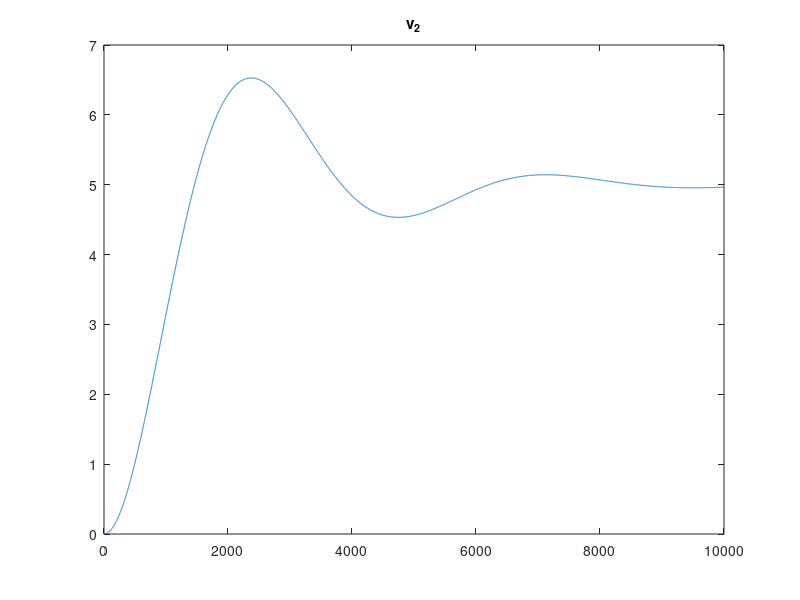
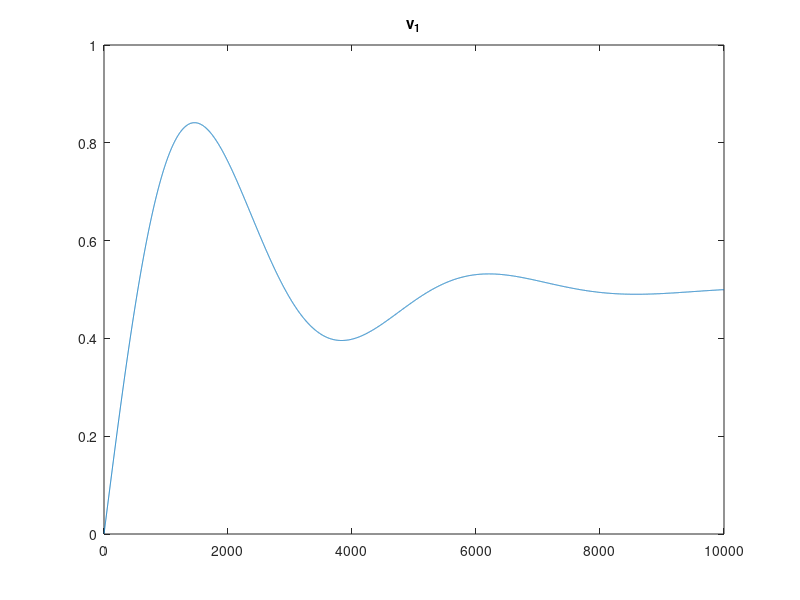

The MATLAB source for these figures, in order:
%converting L and C components to parrallel resistor  and currnet source

T = 1/100000; %sampling time
%tsw = 1/100; % switching frequency
D = .5; % duty ratio

L = 5*10e-3;
C = 100*10e-6;
R = 10;

A = [   0    , -1/L  ;
    
        1/C  ,-1/(R*C) ];
    
    
 I= [   1  ,  0  ;
    
        0  , 1  ];
    

X = [   0  ;
    
        0  ];    
    
    
B = [   D/L  ;

         0  ]; 
    
   U = [ 10]; 
    
%A_b = inv(A); 

%switch open at t=0



N = 10000;              %switchings
        %switch close time

v1_vect = [];
v2_vect = [];

for i = (1:N)
   
        X = (T*A + I)*X + B*U*T;
      
      
        v_1 = X(1);
        v_2 = X(2);
        v1_vect = [v1_vect v_1];
        v2_vect = [v2_vect v_2];         
    
   
end


plot(v2_vect)
title('v_2')

figure 
plot(v1_vect)
title('v_1')





